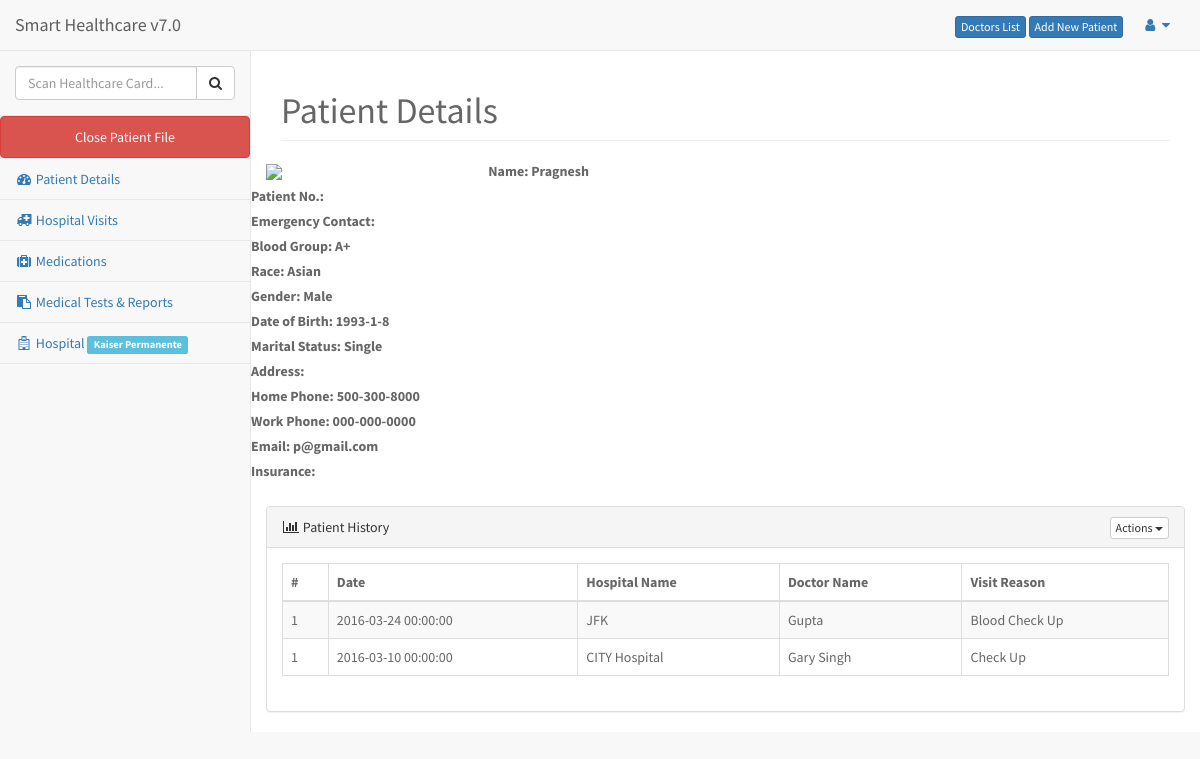
The app's page /patient_details2.php?id=1 (signed in) with its own data.
### tables this page shows
CREATE TABLE IF NOT EXISTS `users` (
  `users_id` int(11) NOT NULL AUTO_INCREMENT,
  `fullname` varchar(30) NOT NULL,
  `password` varchar(50) NOT NULL,
  `email` varchar(150) DEFAULT NULL,
  `active` varchar(45) DEFAULT NULL,
  `hospital` varchar(100) DEFAULT NULL,
  PRIMARY KEY (`users_id`)
);

CREATE TABLE IF NOT EXISTS `patients` (
  `patient_id` int(11) NOT NULL AUTO_INCREMENT,
  `patientno` int(45) NOT NULL,
  `firstName` varchar(45) DEFAULT NULL,
  `middleName` varchar(45) DEFAULT NULL,
  `lastName` varchar(45) DEFAULT NULL,
  `emergencyName` varchar(45) DEFAULT NULL,
  `emergencyPhone` varchar(45) DEFAULT NULL,
  `emergencyRelation` varchar(45) DEFAULT NULL,
  `blood_group` varchar(45) DEFAULT NULL,
  `race` varchar(45) DEFAULT NULL,
  `gender` varchar(45) DEFAULT NULL,
  `dob` varchar(50) DEFAULT NULL,
  `marital_status` varchar(45) DEFAULT NULL,
  `address` varchar(255) DEFAULT NULL,
  `home_phone` varchar(45) DEFAULT NULL,
  `work_phone` varchar(45) DEFAULT NULL,
  `email` varchar(150) DEFAULT NULL,
  `insuranceProvider` varchar(45) DEFAULT NULL,
  `insuranceType` varchar(45) DEFAULT NULL,
  `insuranceCardNo` varchar(45) DEFAULT NULL,
  `insurancePhone` varchar(45) DEFAULT NULL,
  `added_time` datetime DEFAULT NULL,
  `ip` varchar(25) DEFAULT NULL,
  `lastvisit_id` int(10) DEFAULT NULL,
  PRIMARY KEY (`patient_id`)
);

CREATE TABLE IF NOT EXISTS `visit_details` (
  `visit_details_id` int(11) NOT NULL AUTO_INCREMENT,
  `patient_id` int(11) NOT NULL,
  `doc_det_id` int(11) NOT NULL,
  `date` datetime DEFAULT NULL,
  `hospital_name` varchar(100) DEFAULT NULL,
  `hospital_address` varchar(100) DEFAULT NULL,
  `doctor_name` varchar(100) DEFAULT NULL,
  `visit_reason` varchar(255) DEFAULT NULL,
  `added_by` varchar(100) DEFAULT NULL,
  `last_added_by` int(11) DEFAULT NULL,
  `added_time` datetime DEFAULT NULL,
  `updated_time` datetime DEFAULT NULL,
  `updated_by_last_ip` varchar(45) DEFAULT NULL,
  PRIMARY KEY (`visit_details_id`),
  KEY `patient_id` (`patient_id`),
  KEY `doc_det_id` (`doc_det_id`)
);

### header.php (called while the page is built, shortened)
<?php
include 'includes/class.user.php';
$user = new User();

### includes/class.user.php (called while the page is built, shortened)
<?php
class User {
    public $db;
    public function __construct() {
        $this->db = new mysqli('localhost', 'root', '', 'capstone');
    }
    public function get_patient($id) {
        $sql = "SELECT * FROM patients WHERE patient_id='$id'";
        $result = mysqli_query($this->db, $sql);
        $rows = mysqli_fetch_assoc($result);
        $id = $rows['patient_id'];
        $patientno = $rows['patientno'];
        $firstName = $rows['firstName'];
        $middleName = $rows['middleName'];
        $lastName = $rows['lastName'];
        $emergencyName =$rows['emergencyName'];
        $emergencyPhone =$rows['emergencyPhone'];
        $emergencyRelation =$rows['emergencyRelation'];
        $blood_group = $rows['blood_group'];
        $race = $rows['race'];
        $gender = $rows['gender'];
        $dob = $rows['dob'];
        $marital_status = $rows['marital_status'];
        $address = $rows['address'];
        $home_phone = $rows['home_phone'];
        $work_phone = $rows['work_phone'];
        $email = $rows['email'];
        $insuranceProvider =$rows['insuranceProvider'];
        $insuranceType = $rows['insuranceType'];
        $insuranceCardNo =$rows['insuranceCardNo'];
        $insurancePhone =$rows['insurancePhone'];
        $arr = array('patient_id'=> $id , 'patientno'=> $patientno , 'firstName' => $firstName, 'middleName' => $middleName, 'lastName' => $lastName,
            'emergencyName' => $emergencyName, 'emergencyPhone' => $emergencyPhone, 'emergencyRelation' => $emergencyRelation,
            'blood_group' => $blood_group, 'race' => $race, 'gender' => $gender, 'dob' => $dob, 'marital_status' => $marital_status,
            'address' => $address, 'home_phone' => $home_phone, 'work_phone' => $work_phone, 'email' => $email,
             'insuranceProvider' => $insuranceProvider, 'insuranceType' => $insuranceType, 'insuranceCardNo' => $insuranceCardNo, 'insurancePhone' => $insurancePhone);
        return $arr;
    }
    public function getHospitalNamefromUsers($id){
        $sql = "SELECT * FROM users WHERE users_id='$id'";
        $result = mysqli_query($this->db, $sql);
        $rows = mysqli_fetch_assoc($result);
        $hospitalname = $rows['hospital'];
        return $hospitalname;
    }
}

### patient_details2.php (the view, shortened to what this page needs)
<?php
include 'header.php';
if (!(isset($_SESSION['id']) && $_SESSION['id'] != '')) {
    header("Location: login.php");
} else {
    $patientid = $_GET['id'];
    $get_patient = $user->get_patient($patientid);
    ?>
    <?php include 'head.php'; ?>
    <body>
        <div id="wrapper">
            <?php include 'nav.php';?>
            <div id="page-wrapper">
                <div class="row">
                    <div class="col-lg-12">
                        <h1 class="page-header">Patient Details</h1>
                    </div>
                    <div class="row">
                        <div class="col-xs-6 col-md-3">
                            <?php if (!empty($get_patient['image'])) { ?>
                                <img style="max-width:220px; height: 320px;" src="<?php echo $get_patient['image'] ?>" /><br>
                            <?php } else { ?>
                                <img style="max-width:220px; height: 320px;" src="../images/typograph_03.png"  /><br>
                            <?php } ?>
                        </div>
                        <label>Name: <?php echo $get_patient['firstName']; ?></label><br />
                        <label>Patient No.: <?php echo $get_patient['id']; ?></label><br />
                        <label>Emergency Contact: <?php echo $get_patient['emergency_contact']; ?></label><br />
                        <label>Blood Group: <?php echo $get_patient['blood_group']; ?></label><br />
                        <label>Race: <?php echo $get_patient['race']; ?></label><br />
                        <label>Gender: <?php echo $get_patient['gender']; ?></label><br />
                        <label>Date of Birth: <?php echo $get_patient['dob']; ?> </label><br />
                        <label>Marital Status: <?php echo $get_patient['marital_status']; ?></label><br />
                        <label>Address: </label><br />
                        <label>Home Phone: <?php echo $get_patient['home_phone']; ?></label><br />
                        <label>Work Phone: <?php echo $get_patient['work_phone']; ?></label><br />
                        <label>Email: <?php echo $get_patient['email']; ?></label><br />
                        <label>Insurance: <?php echo $get_patient['insurance']; ?></label><br />
                    </div>
                    <div class="panel panel-default">
                        <div class="panel-heading">
                            <i class="fa fa-bar-chart-o fa-fw"></i> Patient History
                            <div class="pull-right">
                                <div class="btn-group">
                                    <button type="button" class="btn btn-default btn-xs dropdown-toggle" data-toggle="dropdown">
                                        Actions
                                        <span class="caret"></span>
                                    </button>
                                </div>
                            </div>
                        </div>
                        <div class="panel-body">
                            <div class="row">
                                <div class="col-lg-12">
                                    <div class="table-responsive">
                                        <table class="table table-bordered table-hover table-striped">
                                            <thead>
                                                <tr>
                                                    <th>#</th>
                                                    <th>Date</th>
                                                    <th>Hospital Name</th>
                                                    <th>Doctor Name</th>
                                                    <th>Visit Reason</th>
                                                </tr>
                                            </thead>
                                            <tbody>
                                             <?php   $result = mysqli_query($mysqli,"SELECT * FROM visit_details WHERE patient_id='$patientid'");
                                                     while($data = mysqli_fetch_object($result) ):
                                             ?>
                                                <tr>
                                                    <td>1</td>
                                                    <td><?php echo $data->date; ?></td>
                                                    <td><?php echo $data->hospital_name; ?></td>
                                                    <td><?php echo $data->doctor_name; ?></td>
                                                    <td><?php echo $data->visit_reason; ?></td>
                                                </tr>
                                               <?php endwhile; ?>
                                            </tbody>
                                        </table>
                                    </div>
                                </div>
                            </div>
                        </div>
                    </div>
                </div>
            </div>
        </div>
    </body>
    </html>
<?php
}?>

### nav.php (shortened to what this page needs)
<nav class="navbar navbar-default navbar-static-top" role="navigation" style="margin-bottom: 0">
    <div class="navbar-header">
        <a class="navbar-brand" href="index.php">Smart Healthcare v7.0</a>
    </div>
    <ul class="nav navbar-top-links navbar-right">
        <a href="doctorslist.php" class="btn btn-primary btn-xs">Doctors List</a>
        <a href="addnewpatient.php" class="btn btn-primary btn-xs">Add New Patient</a>
        <li class="dropdown">
            <a class="dropdown-toggle" data-toggle="dropdown" href="#">
                <i class="fa fa-user fa-fw"></i>  <i class="fa fa-caret-down"></i>
            </a>
        </li>
    </ul>
    <div class="navbar-default sidebar" role="navigation">
        <div class="sidebar-nav navbar-collapse">
            <ul class="nav" id="side-menu">
                <li class="sidebar-search">
                     <form class="form-horizontal group-border-dashed" action="<?php echo $_SERVER['PHP_SELF']; ?>" method="POST" enctype="multipart/form-data" >
                        <div class="input-group custom-search-form">
                                <input type="text" name="search" class="form-control" placeholder="Scan Healthcare Card...">
                                <span class="input-group-btn">
                                    <button  class="btn btn-default" name="search_submit" type="submit">
                                        <i class="fa fa-search"></i>
                                    </button>
                                </span>
                        </div>
                     </form>
                </li>
                <li> <a href="index.php" class="btn btn-danger">Close Patient File</a> </li>
                <li> <a href="patientdetails.php"><i class="fa fa-dashboard fa-fw"></i> Patient Details</a> </li>
                <li> <a href="hospitalvisit.php"><i class="fa fa-ambulance fa-fw"></i> Hospital Visits</a> </li>
                <li> <a href="medications.php"><i class="fa fa-medkit fa-fw"></i> Medications</a> </li>
                <li> <a href="medicaltestsreports.php"><i class="fa fa-paste fa-fw"></i> Medical Tests & Reports</a> </li>
                <li> <a href="#"><i class="fa fa-hospital-o fa-fw"></i> Hospital <span class="label label-info"><?php echo $user->getHospitalNamefromUsers($_SESSION['id']); ?></span></a> </li>
            </ul>
        </div>
    </div>
</nav>

### css/style.css (style rules this page uses)
body { font-family: 'Source Sans Pro', sans-serif; font-size: 14px; color: #666; }

### records on screen
users: hospital "Kaiser Permanente"
patients: firstName "Pragnesh", blood_group "A+", race "Asian", gender "Male", dob "1993-1-8", marital_status "Single", home_phone "500-300-8000", work_phone "000-000-0000", email "p@gmail.com"
visit_details: date "2016-03-24 00:00:00", hospital_name "JFK", doctor_name "Gupta", visit_reason "Blood Check Up"
visit_details: date "2016-03-10 00:00:00", hospital_name "CITY Hospital", doctor_name "Gary Singh", visit_reason "Check Up"
